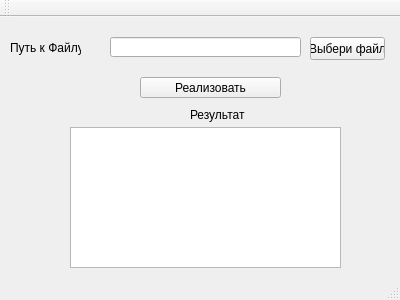
<?xml version="1.0" encoding="UTF-8"?>
<ui version="4.0">
 <class>MainWindow</class>
 <widget class="QMainWindow" name="MainWindow">
  <property name="geometry">
   <rect>
    <x>0</x>
    <y>0</y>
    <width>400</width>
    <height>300</height>
   </rect>
  </property>
  <property name="windowTitle">
   <string>MainWindow</string>
  </property>
  <widget class="QWidget" name="centralWidget">
   <widget class="QLabel" name="label">
    <property name="geometry">
     <rect>
      <x>10</x>
      <y>20</y>
      <width>71</width>
      <height>21</height>
     </rect>
    </property>
    <property name="text">
     <string>Путь к Файлу</string>
    </property>
   </widget>
   <widget class="QLabel" name="label_2">
    <property name="geometry">
     <rect>
      <x>190</x>
      <y>90</y>
      <width>91</width>
      <height>16</height>
     </rect>
    </property>
    <property name="text">
     <string>Результат</string>
    </property>
   </widget>
   <widget class="QLineEdit" name="openF">
    <property name="geometry">
     <rect>
      <x>110</x>
      <y>20</y>
      <width>191</width>
      <height>20</height>
     </rect>
    </property>
    <property name="dragEnabled">
     <bool>true</bool>
    </property>
    <property name="readOnly">
     <bool>true</bool>
    </property>
   </widget>
   <widget class="QPushButton" name="openFBut">
    <property name="geometry">
     <rect>
      <x>310</x>
      <y>20</y>
      <width>75</width>
      <height>23</height>
     </rect>
    </property>
    <property name="text">
     <string>Выбери файл</string>
    </property>
   </widget>
   <widget class="QPushButton" name="pushMd5">
    <property name="geometry">
     <rect>
      <x>140</x>
      <y>60</y>
      <width>141</width>
      <height>21</height>
     </rect>
    </property>
    <property name="text">
     <string>Реализовать</string>
    </property>
   </widget>
   <widget class="QTextBrowser" name="textOut">
    <property name="geometry">
     <rect>
      <x>70</x>
      <y>110</y>
      <width>271</width>
      <height>141</height>
     </rect>
    </property>
   </widget>
  </widget>
  <widget class="QMenuBar" name="menuBar">
   <property name="geometry">
    <rect>
     <x>0</x>
     <y>0</y>
     <width>400</width>
     <height>21</height>
    </rect>
   </property>
  </widget>
  <widget class="QToolBar" name="mainToolBar">
   <attribute name="toolBarArea">
    <enum>TopToolBarArea</enum>
   </attribute>
   <attribute name="toolBarBreak">
    <bool>false</bool>
   </attribute>
  </widget>
  <widget class="QStatusBar" name="statusBar"/>
 </widget>
 <layoutdefault spacing="6" margin="11"/>
 <resources/>
 <connections/>
</ui>
